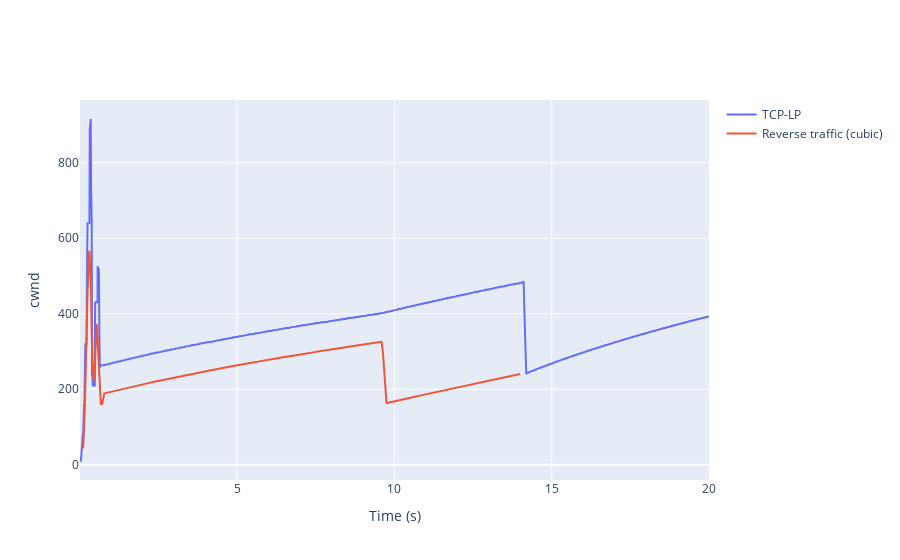

Write notebook code for a chart like this one.
### Code cell
flow_grind_df = pd.read_csv('fg.csv')
df_0 = flow_grind_df[flow_grind_df['flow'] == 0]
df_1 = flow_grind_df[flow_grind_df['flow'] == 1]

fig = go.Figure()
fig.add_trace(go.Scatter(x = df_0['time'], 
                         y = df_0['cwnd'].rolling(1).mean(), 
                         name = 'TCP-LP'))
fig.add_trace(go.Scatter(x = df_1['time'], 
                         y = df_1['cwnd'].rolling(10).mean(), 
                         name = 'Reverse traffic (cubic)'))
fig.update_xaxes(title = 'Time (s)')
fig.update_yaxes(title = 'cwnd')
fig.show()

### Figure 1 — Plotly figure (JSON) as saved in the notebook; plotly's stock layout.template omitted (floating-point values rounded to 4 significant figures; data arrays with more than 128 entries replaced by an {"elided": "..."} marker saying what was removed)
{"data": [{"name": "TCP-LP", "type": "scatter", "x": {"elided": "1998 float values"}, "y": {"elided": "1998 int values"}}, {"name": "Reverse traffic (cubic)", "type": "scatter", "x": {"elided": "1398 float values"}, "y": {"elided": "1398 float values"}}], "layout": {"xaxis": {"title": {"text": "Time (s)"}}, "yaxis": {"title": {"text": "cwnd"}}}}
